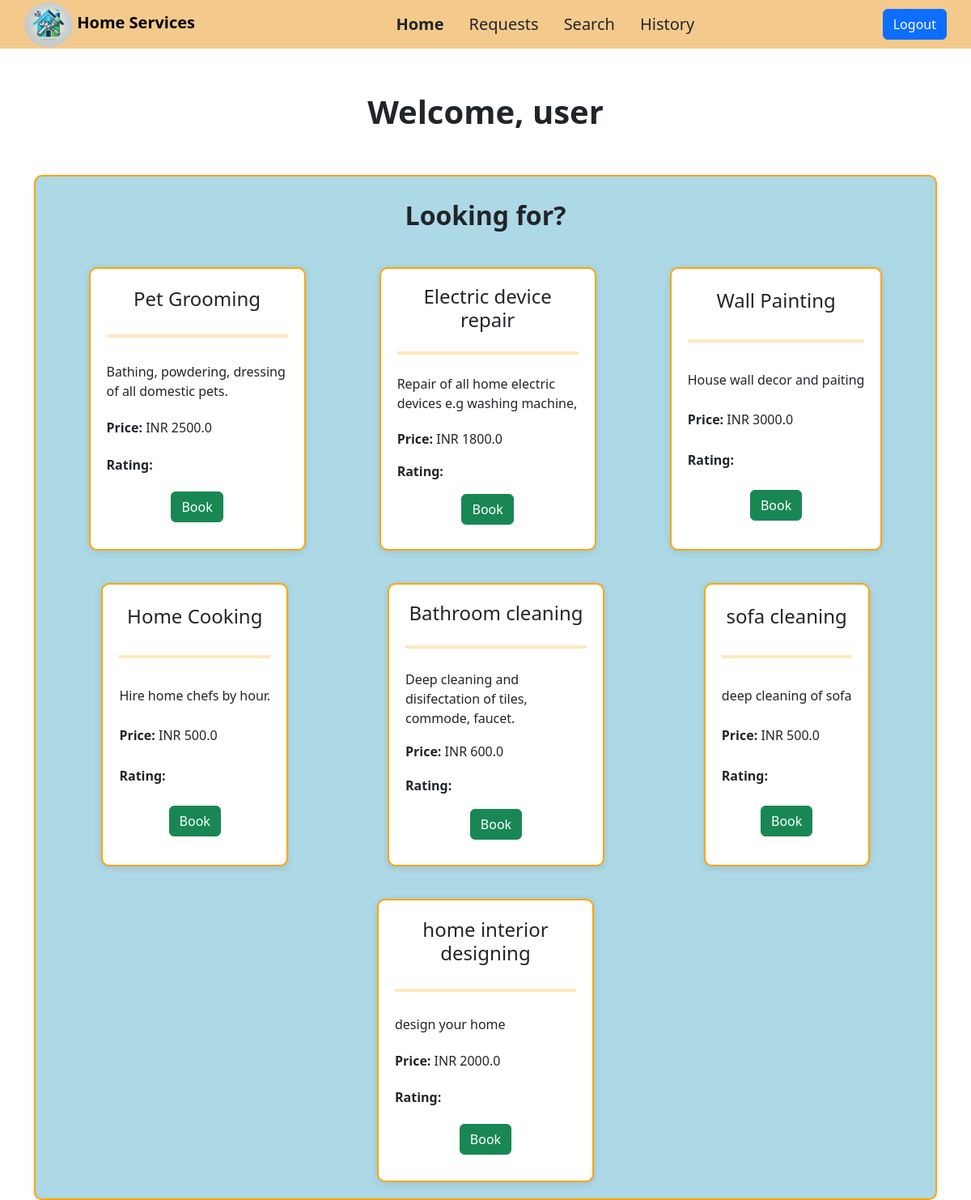
Screenshot of /customer/1/profile with the database file from the repository.
### models.py (models this page shows, shortened)
class Customer(db.Model):
    customer_id = db.Column(db.Integer, primary_key=True)
    username = db.Column(db.String(50), unique=True, nullable=False)
    passhash = db.Column(db.String(512), nullable=False)
    email = db.Column(db.String(120), nullable=False)
    city=db.Column(db.String(50),nullable=False)
    block=db.Column(db.Boolean, default=False)
    @property
    def password(self):
        raise AttributeError("Password is not a readable property.")
    service_requests = db.relationship('ServiceRequest', backref='customer',lazy=True)

class Service(db.Model):
    service_id = db.Column(db.Integer, primary_key=True)
    name = db.Column(db.String(100), nullable=False,unique=True)
    description = db.Column(db.Text, nullable=True)
    base_price = db.Column(db.Float, nullable=False)
    time_required = db.Column(db.String(50), nullable=True)
    service_requests = db.relationship('ServiceRequest', backref='service',lazy=True)
    professionals = db.relationship('Professional', backref='service', lazy=True)

### routes.py (the view)
@auth_required
@app.route("/customer/<int:customer_id>/profile")
def customer_profile(customer_id):
    customer=Customer.query.get(customer_id)
    services=Service.query.all()
    if customer.block:
        return render_template("blocked_customer.html",customer=customer)
    return render_template("customer.html",customer=customer,services=services)

### templates/customer.html (shortened to what this page needs)
{% extends "customer_layout.html" %}
{% block content %}
<div class="container">
  <p class="text-center fw-bold fs-1 mt-5 mb-5">Welcome, {{customer.username}}</p>
  <div class="cont1">
    <p class="text-center fw-bold fs-2 mt-4">Looking for?</p>
    <div class="container-service mt-1">
        {% for service in services %}
            <div class="service-card">
                <h4 class="text-center ">{{ service.name }}</h4>
                <hr style="border: 2px solid orange">
                <p class="justified-text mt-2">{{ service.description }}</p>
                <p><strong>Price: </strong>INR {{ service.base_price }} </p>
                <p><strong>Rating: </strong>{{ service.rating }}</p>
                <form class="act" method="POST">
                    <a href="{{ url_for('customer_service_profs', service_id=service.service_id,customer_id=customer.customer_id) }}" class="btn btn-success">Book</a>
                </form>
            </div>
        {% endfor %}
    </div>
</div>
</div>
{% endblock %}

### rows the page displays
Customer: username "user"
Service: name "Pet Grooming", description "Bathing, powdering, dressing of all domestic pets.", base_price "2500.0"
Service: name "Electric device repair", description "Repair of all home electric devices e.g washing…", base_price "1800.0"
Service: name "Wall Painting", description "House wall decor and paiting", base_price "3000.0"
Service: name "Home Cooking", description "Hire home chefs by hour.", base_price "500.0"
Service: name "Bathroom cleaning", description "Deep cleaning and disifectation of tiles, commode, faucet.", base_price "600.0"
Service: name "sofa cleaning", description "deep cleaning of sofa", base_price "500.0"
Service: name "home interior designing", description "design your home", base_price "2000.0"
